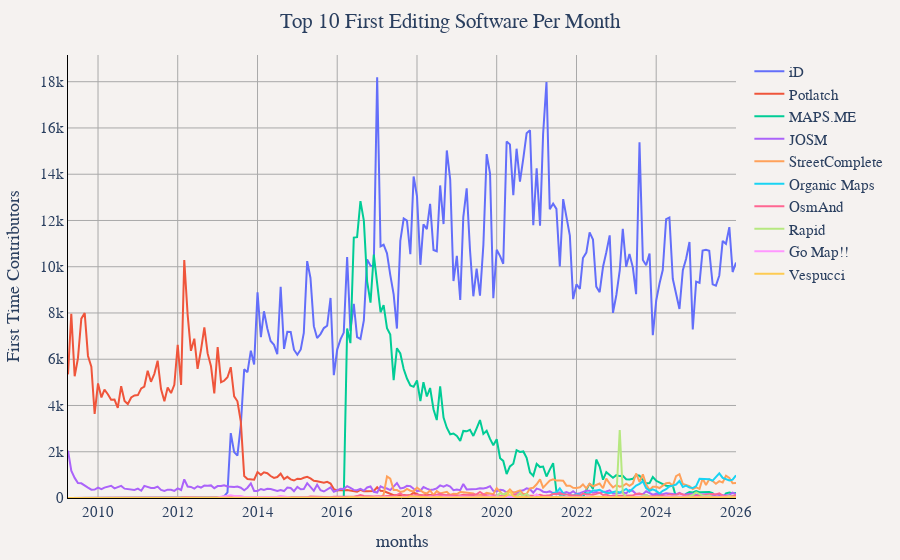

Notebook source saved alongside this figure:
### Code cell
df = duckdb.sql("""
WITH top_software AS (
	SELECT created_by
	FROM (
		SELECT
			created_by,
			COUNT(DISTINCT user_name) as total_contributors
		FROM '../changeset_data/year=*/month=*/*.parquet'
		WHERE created_by IS NOT NULL
		GROUP BY created_by
		ORDER BY total_contributors DESC
		LIMIT 10
	)
),
user_first_edit AS (
	SELECT 
		user_name,
		ARG_MIN(created_by, changeset_id) as first_created_by,
		ARG_MIN(year * 100 + month, changeset_id) as year_month
	FROM '../changeset_data/year=*/month=*/*.parquet'
	WHERE created_by IS NOT NULL
	GROUP BY user_name
),
first_software_only AS (
	SELECT 
		user_name,
		first_created_by as created_by,
		CONCAT(CAST(year_month // 100 as VARCHAR), '-', LPAD(CAST(year_month % 100 as VARCHAR), 2, '0')) as months
	FROM user_first_edit
	WHERE first_created_by IN (SELECT created_by FROM top_software)
),
monthly_first_software_counts AS (
	SELECT 
		months,
		created_by,
		COUNT(DISTINCT user_name) as first_time_users
	FROM first_software_only
	GROUP BY months, created_by
)
SELECT 
	months,
	created_by,
	first_time_users as 'First Time Contributors'
FROM monthly_first_software_counts
ORDER BY months""").df()
util.show_figure(
    [
        util.FigureConfig(
            title="Top 10 First Editing Software Per Month",
            x_col="months",
            y_col="First Time Contributors",
            group_col="created_by",
            query_or_df=df,
        ),
    ],
)

### Figure 1 — Plotly figure (JSON) as saved in the notebook; plotly's stock layout.template omitted (floating-point values rounded to 4 significant figures; data arrays with more than 128 entries replaced by an {"elided": "..."} marker saying what was removed)
{"data": [{"hovertemplate": "iD<br>%{x}<br>%{y:,} First Time Contributors<extra></extra>", "name": "iD", "type": "scatter", "visible": true, "x": {"elided": "202 str values"}, "y": {"elided": "202 int values"}}, {"hovertemplate": "Potlatch<br>%{x}<br>%{y:,} First Time Contributors<extra></extra>", "name": "Potlatch", "type": "scatter", "visible": true, "x": {"elided": "202 str values"}, "y": {"elided": "202 int values"}}, {"hovertemplate": "MAPS.ME<br>%{x}<br>%{y:,} First Time Contributors<extra></extra>", "name": "MAPS.ME", "type": "scatter", "visible": true, "x": {"elided": "202 str values"}, "y": {"elided": "202 int values"}}, {"hovertemplate": "JOSM<br>%{x}<br>%{y:,} First Time Contributors<extra></extra>", "name": "JOSM", "type": "scatter", "visible": true, "x": {"elided": "202 str values"}, "y": {"elided": "202 int values"}}, {"hovertemplate": "StreetComplete<br>%{x}<br>%{y:,} First Time Contributors<extra></extra>", "name": "StreetComplete", "type": "scatter", "visible": true, "x": {"elided": "202 str values"}, "y": {"elided": "202 int values"}}, {"hovertemplate": "Organic Maps<br>%{x}<br>%{y:,} First Time Contributors<extra></extra>", "name": "Organic Maps", "type": "scatter", "visible": true, "x": {"elided": "202 str values"}, "y": {"elided": "202 int values"}}, {"hovertemplate": "OsmAnd<br>%{x}<br>%{y:,} First Time Contributors<extra></extra>", "name": "OsmAnd", "type": "scatter", "visible": true, "x": {"elided": "202 str values"}, "y": {"elided": "202 int values"}}, {"hovertemplate": "Rapid<br>%{x}<br>%{y:,} First Time Contributors<extra></extra>", "name": "Rapid", "type": "scatter", "visible": true, "x": {"elided": "202 str values"}, "y": {"elided": "202 int values"}}, {"hovertemplate": "Go Map!!<br>%{x}<br>%{y:,} First Time Contributors<extra></extra>", "name": "Go Map!!", "type": "scatter", "visible": true, "x": {"elided": "202 str values"}, "y": {"elided": "202 int values"}}, {"hovertemplate": "Vespucci<br>%{x}<br>%{y:,} First Time Contributors<extra></extra>", "name": "Vespucci", "type": "scatter", "visible": true, "x": {"elided": "202 str values"}, "y": {"elided": "202 int values"}}], "layout": {"barmode": "stack", "font": {"family": "Times", "size": 15}, "margin": {"b": 55, "l": 55, "r": 55, "t": 55}, "paper_bgcolor": "#f5f2f0", "plot_bgcolor": "#f5f2f0", "title": {"text": "Top 10 First Editing Software Per Month", "x": 0.5}, "xaxis": {"gridcolor": "darkgray", "linecolor": "black", "showgrid": true, "tickcolor": "black", "title": {"text": "months"}, "zerolinecolor": "darkgray"}, "yaxis": {"gridcolor": "darkgray", "linecolor": "black", "rangemode": "tozero", "showgrid": true, "tickcolor": "black", "title": {"text": "First Time Contributors"}, "zerolinecolor": "darkgray"}}}
